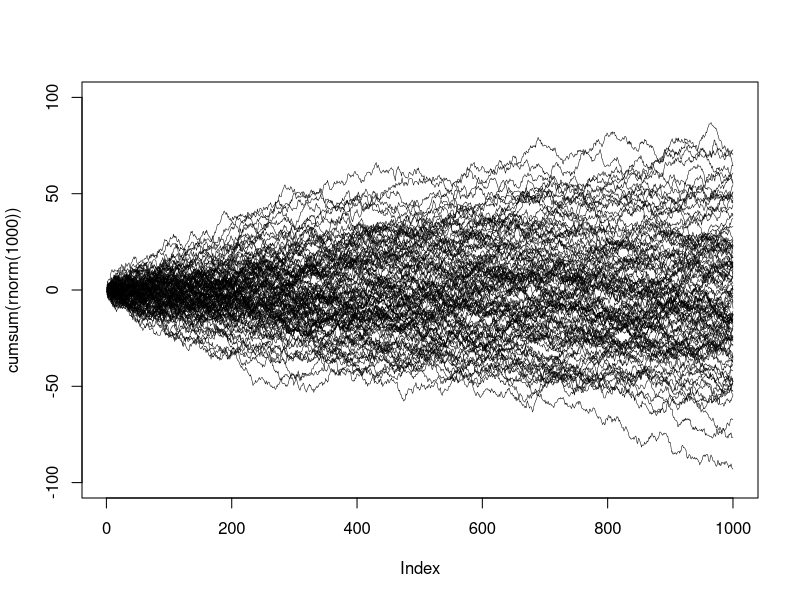

R code for this plot:
plot(cumsum(rnorm(1000)), type='l', ylim=c(-100,100))

for ( i in 1:100){
  points(cumsum(rnorm(1000)), type='l', lwd = 0.5)
}

